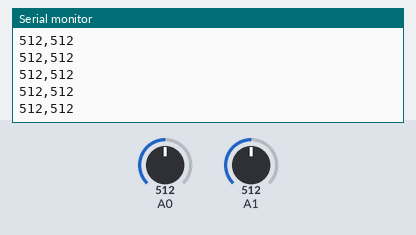
Simulated run of this sketch. Board: Arduino Uno, built with avr-gcc and run on an emulated ATmega328P. On the bench: the last lines printed to the serial monitor. Inputs (shaded band) come from the test bench; at power-on: A0 = 512, A1 = 512.

Above: at 1.2 s.
1.3 s: A0 set to 716
At 1.31 s:
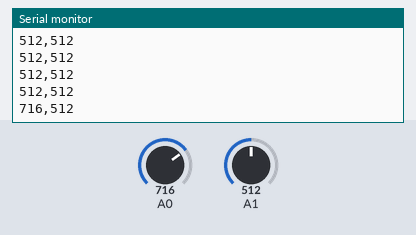
2.8 s: A1 set to 716
At 2.82 s:
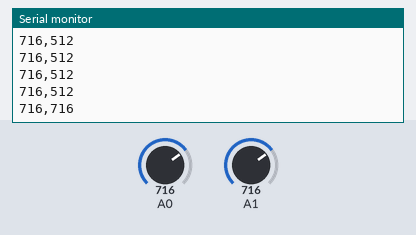
4.3 s: A0 set to 900
At 4.33 s:
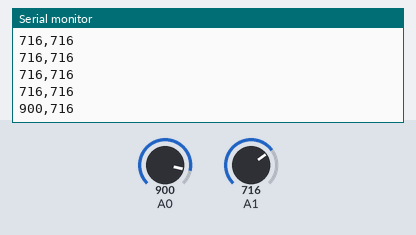
5.8 s: A1 set to 900
At 5.84 s:
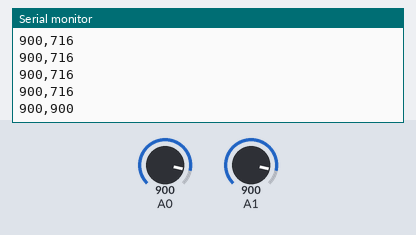
Timing chart, 0 to 8.3 s (numbered marks = the images above; inputs shaded):
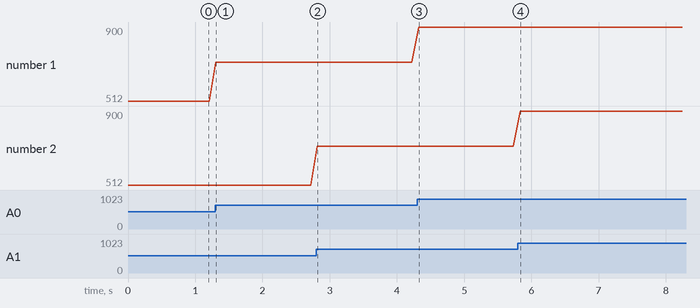

Measured:
- after the input at 1.3 s, the serial monitor: prints a new line at once (image 1)
- after the input at 2.8 s, the serial monitor: prints a new line at once (image 2)
- after the input at 4.3 s, the serial monitor: prints a new line at once (image 3)
- after the input at 5.8 s, the serial monitor: prints a new line at once (image 4)
- plotted number 1: 512 → 716 after the input at 1.3 s, 716 → 900 after the input at 4.3 s

The sketch:

serial_multipleValues_AtoP_arduino.ino
```cpp
// IMA NYU Shanghai
// Interaction Lab
// For sending multiple values from Arduino to Processing


void setup() {
  Serial.begin(9600);
}

void loop() {
  int sensor1 = analogRead(A0);
  int sensor2 = analogRead(A1);


  // keep this format
  Serial.print(sensor1);
  Serial.print(",");  // put comma between sensor values
  Serial.print(sensor2);
  Serial.println(); // add linefeed after sending the last sensor value

  // too fast communication might cause some latency in Processing
  // this delay resolves the issue.
  delay(100);
}
```
